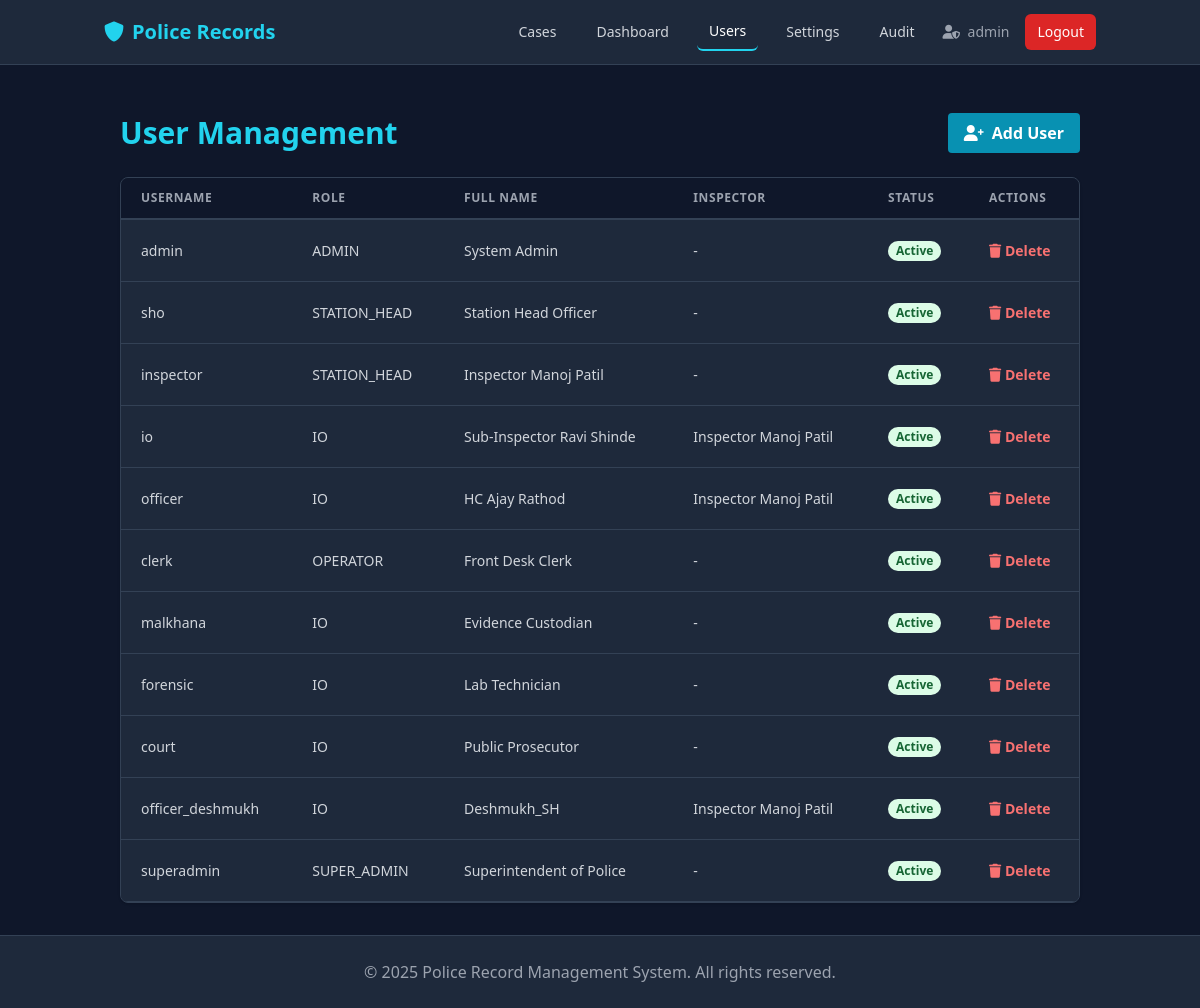
Before: /admin/users (signed in) with the older database file.
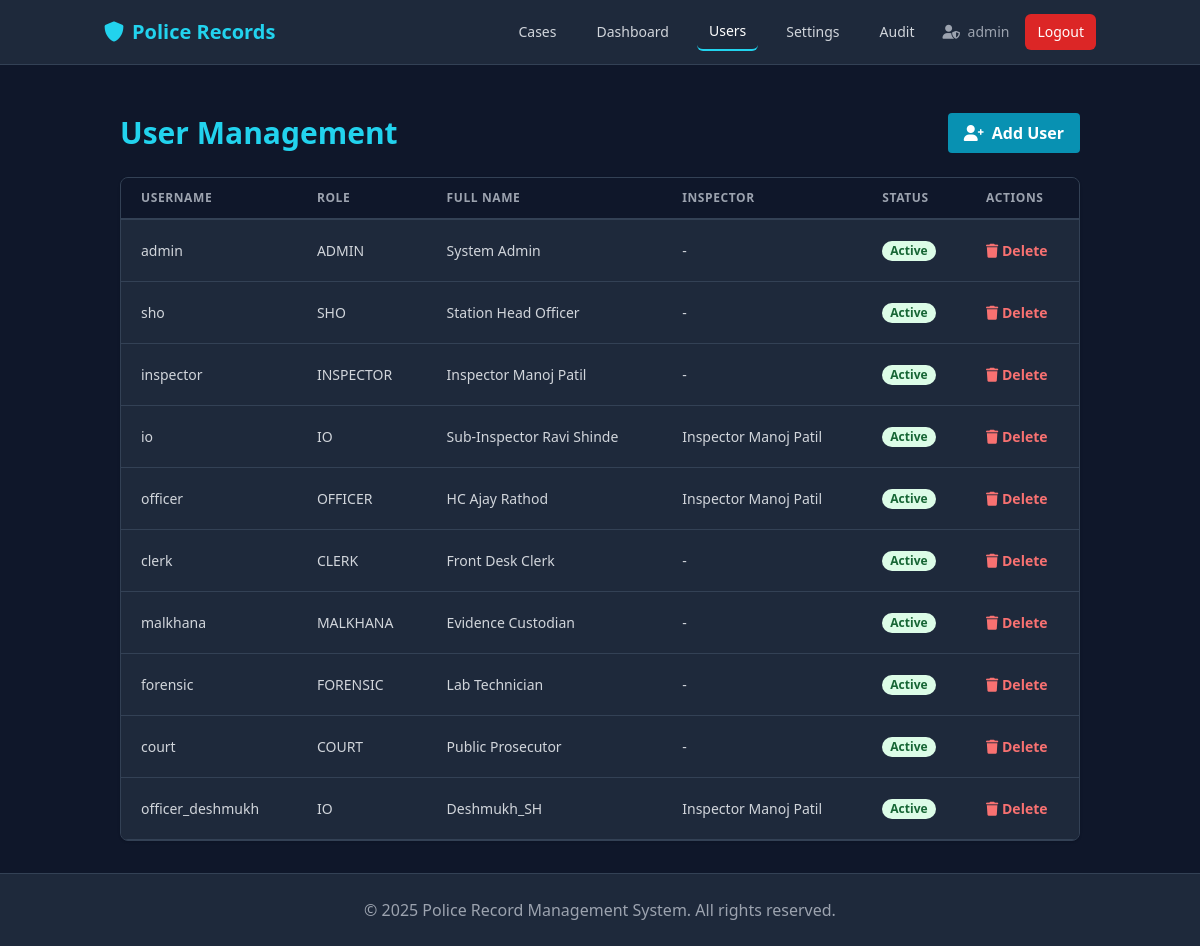
After: the same page with the newer database file.
### app/models.py (models this page shows, shortened)
class User(db.Model, UserMixin):
    id = db.Column(db.Integer, primary_key=True)
    station_id = db.Column(db.Integer, db.ForeignKey('station.id'), nullable=False)
    username = db.Column(db.String(80), unique=True, nullable=False)
    email = db.Column(db.String(120), unique=True, nullable=False)
    password_hash = db.Column(db.String(255), nullable=False)
    role = db.Column(db.String(50), nullable=False)
    full_name = db.Column(db.String(120), nullable=False)
    badge_number = db.Column(db.String(50))
    inspector_id = db.Column(db.Integer, db.ForeignKey('user.id'))
    is_active = db.Column(db.Boolean, default=True)
    created_at = db.Column(db.DateTime, default=datetime.utcnow)
    station = db.relationship('Station', backref='users')
    officers = db.relationship('User', backref=db.backref('inspector', remote_side=[id]), lazy=True)
    cases_reported = db.relationship('Case', foreign_keys='Case.created_by_id', backref='reporter', lazy=True)
    firs_filed = db.relationship('FIR', foreign_keys='FIR.filed_by_id', backref='filer', lazy=True)

### app/admin/routes.py (the view)
@admin.route('/admin/users')
@login_required
@admin_required
def users():
    users = User.query.filter_by(station_id=current_user.station_id).all()
    return render_template('admin/users.html', users=users)

### app/admin/routes.py (called while the page is built)
def admin_required(f):
    @wraps(f)
    def decorated_function(*args, **kwargs):
        if not current_user.is_authenticated or current_user.role != 'admin':
            return render_template('403.html'), 403
        return f(*args, **kwargs)
    return decorated_function

### app/models.py (called while the page is built)
@login_manager.user_loader
def load_user(user_id):
    return User.query.get(int(user_id))

### app/templates/admin/users.html (shortened to what this page needs)
{% extends "base.html" %}
{% block content %}
<div class="container mx-auto px-4">
    <div class="flex justify-between items-center mb-6">
        <h2 class="text-3xl font-bold text-cyan-400">User Management</h2>
        <a href="{{ url_for('admin.create_user') }}"
            class="bg-cyan-600 hover:bg-cyan-700 text-white font-bold py-2 px-4 rounded">
            <i class="fas fa-user-plus mr-2"></i>Add User
        </a>
    </div>
    <div class="bg-slate-800 rounded-lg shadow border border-slate-700 overflow-hidden">
        <table class="min-w-full leading-normal">
            <thead>
                <tr>
                    <th
                        class="px-5 py-3 border-b-2 border-slate-700 bg-slate-900 text-left text-xs font-semibold text-gray-400 uppercase tracking-wider">
                        Username</th>
                    <th
                        class="px-5 py-3 border-b-2 border-slate-700 bg-slate-900 text-left text-xs font-semibold text-gray-400 uppercase tracking-wider">
                        Role</th>
                    <th
                        class="px-5 py-3 border-b-2 border-slate-700 bg-slate-900 text-left text-xs font-semibold text-gray-400 uppercase tracking-wider">
                        Full Name</th>
                    <th
                        class="px-5 py-3 border-b-2 border-slate-700 bg-slate-900 text-left text-xs font-semibold text-gray-400 uppercase tracking-wider">
                        Inspector</th>
                    <th
                        class="px-5 py-3 border-b-2 border-slate-700 bg-slate-900 text-left text-xs font-semibold text-gray-400 uppercase tracking-wider">
                        Status</th>
                    <th
                        class="px-5 py-3 border-b-2 border-slate-700 bg-slate-900 text-left text-xs font-semibold text-gray-400 uppercase tracking-wider">
                        Actions</th>
                </tr>
            </thead>
            <tbody>
                {% for user in users %}
                <tr>
                    <td class="px-5 py-5 border-b border-slate-700 bg-slate-800 text-sm text-gray-300">{{ user.username
                        }}</td>
                    <td class="px-5 py-5 border-b border-slate-700 bg-slate-800 text-sm text-gray-300 uppercase">{{
                        user.role }}</td>
                    <td class="px-5 py-5 border-b border-slate-700 bg-slate-800 text-sm text-gray-300">{{ user.full_name
                        }}</td>
                    <td class="px-5 py-5 border-b border-slate-700 bg-slate-800 text-sm text-gray-300">
                        {% if user.inspector %}
                        {{ user.inspector.full_name }}
                        {% else %}
                        -
                        {% endif %}
                    </td>
                    <td class="px-5 py-5 border-b border-slate-700 bg-slate-800 text-sm">
                        <span
                            class="px-2 inline-flex text-xs leading-5 font-semibold rounded-full {{ 'bg-green-100 text-green-800' if user.is_active else 'bg-red-100 text-red-800' }}">
                            {{ 'Active' if user.is_active else 'Inactive' }}
                        </span>
                    </td>
                    <td class="px-5 py-5 border-b border-slate-700 bg-slate-800 text-sm">
                        <form action="{{ url_for('admin.delete_user', user_id=user.id) }}" method="POST"
                            onsubmit="return confirm('Are you sure you want to delete this user?');">
                            <button type="submit" class="text-red-400 hover:text-red-300 font-bold">
                                <i class="fas fa-trash"></i> Delete
                            </button>
                        </form>
                    </td>
                </tr>
                {% endfor %}
            </tbody>
        </table>
    </div>
</div>
{% endblock %}

### app/templates/base.html (shortened to what this page needs)
<!DOCTYPE html>
<html lang="en">
<head>
    <script src="https://cdn.tailwindcss.com"></script>
    <link href="https://cdnjs.cloudflare.com/ajax/libs/font-awesome/6.0.0/css/all.min.css" rel="stylesheet">
</head>
<body class="bg-slate-900 text-gray-100 min-h-screen flex flex-col">
    <nav class="bg-slate-800 border-b border-slate-700">
        <div class="container mx-auto px-4">
            <div class="flex justify-between items-center h-16">
                <a href="{{ url_for('main.index') }}" class="text-xl font-bold text-cyan-400">
                    <i class="fas fa-shield-alt mr-2"></i>Police Records
                </a>
                <div class="flex items-center space-x-4">
                    {% if current_user.is_authenticated %}
                    <a href="{{ url_for('cases.list_cases') }}"
                        class="text-gray-300 hover:text-white px-3 py-2 rounded-md text-sm font-medium {{ 'border-b-2 border-cyan-400 text-white' if 'cases' in request.endpoint }}">Cases</a>
                    {% if current_user.role == 'admin' %}
                    <a href="{{ url_for('dashboard.admin_dashboard') }}"
                        class="text-gray-300 hover:text-white px-3 py-2 rounded-md text-sm font-medium {{ 'border-b-2 border-cyan-400 text-white' if request.endpoint == 'dashboard.admin_dashboard' }}">Dashboard</a>
                    <a href="{{ url_for('admin.users') }}"
                        class="text-gray-300 hover:text-white px-3 py-2 rounded-md text-sm font-medium {{ 'border-b-2 border-cyan-400 text-white' if request.endpoint == 'admin.users' }}">Users</a>
                    <a href="{{ url_for('admin.settings') }}"
                        class="text-gray-300 hover:text-white px-3 py-2 rounded-md text-sm font-medium {{ 'border-b-2 border-cyan-400 text-white' if request.endpoint == 'admin.settings' }}">Settings</a>
                    <a href="{{ url_for('admin.audit_logs') }}"
                        class="text-gray-300 hover:text-white px-3 py-2 rounded-md text-sm font-medium {{ 'border-b-2 border-cyan-400 text-white' if request.endpoint == 'admin.audit_logs' }}">Audit</a>
                    {% endif %}
                    <span class="text-gray-400 text-sm ml-4 mr-2">
                        <i class="fas fa-user-shield mr-1"></i> {{ current_user.username }}
                    </span>
                    <a href="{{ url_for('auth.logout') }}"
                        class="bg-red-600 hover:bg-red-700 text-white px-3 py-2 rounded-md text-sm font-medium ml-2">Logout</a>
                    {% else %}
                    <a href="{{ url_for('auth.login') }}" class="text-gray-300 hover:text-white">Login</a>
                    <a href="{{ url_for('auth.register') }}"
                        class="bg-cyan-600 hover:bg-cyan-700 text-white px-4 py-2 rounded">Register</a>
                    {% endif %}
                </div>
            </div>
        </div>
    </nav>
    <main class="flex-grow container mx-auto px-4 py-8">
        {% block content %}{% endblock %}
    </main>
    <footer class="bg-slate-800 border-t border-slate-700 py-6 mt-auto">
        <div class="container mx-auto px-4 text-center text-gray-400">
            <p>&copy; {{ now.year if now else 2025 }} Police Record Management System. All rights reserved.</p>
        </div>
    </footer>
</body>
</html>

Changed rows visible on the page:
removed User: username "superadmin", role "SUPER_ADMIN", full_name "Superintendent of Police", is_active "Active"
changed User "sho": role "STATION_HEAD" → "SHO"
changed User "inspector": role "STATION_HEAD" → "INSPECTOR"
changed User "officer": role "IO" → "OFFICER"
changed User "clerk": role "OPERATOR" → "CLERK"
changed User "malkhana": role "IO" → "MALKHANA"
changed User "forensic": role "IO" → "FORENSIC"
changed User "court": role "IO" → "COURT"
